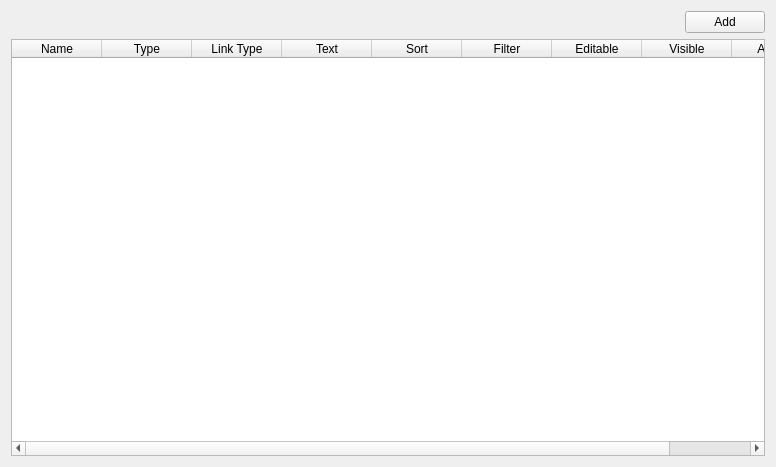
<?xml version="1.0" encoding="UTF-8"?>
<ui version="4.0">
 <class>TableColumns</class>
 <widget class="QWidget" name="TableColumns">
  <property name="geometry">
   <rect>
    <x>0</x>
    <y>0</y>
    <width>776</width>
    <height>467</height>
   </rect>
  </property>
  <property name="windowTitle">
   <string>Table Columns</string>
  </property>
  <layout class="QVBoxLayout" name="verticalLayout">
   <item>
    <layout class="QHBoxLayout" name="horizontalLayout">
     <item>
      <spacer name="horizontalSpacer">
       <property name="orientation">
        <enum>Qt::Horizontal</enum>
       </property>
       <property name="sizeHint" stdset="0">
        <size>
         <width>40</width>
         <height>20</height>
        </size>
       </property>
      </spacer>
     </item>
     <item>
      <widget class="QPushButton" name="add_button">
       <property name="text">
        <string>Add</string>
       </property>
      </widget>
     </item>
    </layout>
   </item>
   <item>
    <widget class="QTableWidget" name="table">
     <property name="sizeAdjustPolicy">
      <enum>QAbstractScrollArea::AdjustToContents</enum>
     </property>
     <attribute name="horizontalHeaderCascadingSectionResizes">
      <bool>true</bool>
     </attribute>
     <attribute name="horizontalHeaderDefaultSectionSize">
      <number>90</number>
     </attribute>
     <attribute name="verticalHeaderVisible">
      <bool>false</bool>
     </attribute>
     <column>
      <property name="text">
       <string>Name</string>
      </property>
     </column>
     <column>
      <property name="text">
       <string>Type</string>
      </property>
     </column>
     <column>
      <property name="text">
       <string>Link Type</string>
      </property>
     </column>
     <column>
      <property name="text">
       <string>Text</string>
      </property>
     </column>
     <column>
      <property name="text">
       <string>Sort</string>
      </property>
     </column>
     <column>
      <property name="text">
       <string>Filter</string>
      </property>
     </column>
     <column>
      <property name="text">
       <string>Editable</string>
      </property>
     </column>
     <column>
      <property name="text">
       <string>Visible</string>
      </property>
     </column>
     <column>
      <property name="text">
       <string>Actions</string>
      </property>
     </column>
    </widget>
   </item>
  </layout>
 </widget>
 <resources/>
 <connections/>
</ui>
